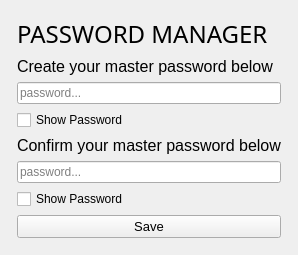
<?xml version="1.0" encoding="UTF-8"?>
<ui version="4.0">
 <class>Form</class>
 <widget class="QWidget" name="Form">
  <property name="geometry">
   <rect>
    <x>0</x>
    <y>0</y>
    <width>248</width>
    <height>204</height>
   </rect>
  </property>
  <property name="windowTitle">
   <string>Form</string>
  </property>
  <layout class="QGridLayout" name="gridLayout">
   <item row="0" column="0">
    <widget class="QFrame" name="frame_3">
     <property name="maximumSize">
      <size>
       <width>16777215</width>
       <height>100</height>
      </size>
     </property>
     <property name="frameShape">
      <enum>QFrame::StyledPanel</enum>
     </property>
     <property name="frameShadow">
      <enum>QFrame::Raised</enum>
     </property>
    </widget>
   </item>
   <item row="0" column="1">
    <widget class="QFrame" name="frame">
     <property name="frameShape">
      <enum>QFrame::StyledPanel</enum>
     </property>
     <property name="frameShadow">
      <enum>QFrame::Raised</enum>
     </property>
    </widget>
   </item>
   <item row="10" column="1">
    <widget class="QFrame" name="frame_5">
     <property name="maximumSize">
      <size>
       <width>16777215</width>
       <height>100</height>
      </size>
     </property>
     <property name="frameShape">
      <enum>QFrame::StyledPanel</enum>
     </property>
     <property name="frameShadow">
      <enum>QFrame::Raised</enum>
     </property>
    </widget>
   </item>
   <item row="5" column="1">
    <widget class="QLabel" name="label_3">
     <property name="maximumSize">
      <size>
       <width>16777215</width>
       <height>50</height>
      </size>
     </property>
     <property name="font">
      <font>
       <pointsize>12</pointsize>
      </font>
     </property>
     <property name="text">
      <string>Confirm your master password below</string>
     </property>
    </widget>
   </item>
   <item row="6" column="1">
    <widget class="QLineEdit" name="confirmPasswordLineEdit">
     <property name="echoMode">
      <enum>QLineEdit::Password</enum>
     </property>
     <property name="placeholderText">
      <string>password...</string>
     </property>
    </widget>
   </item>
   <item row="3" column="2">
    <widget class="QFrame" name="frame_4">
     <property name="maximumSize">
      <size>
       <width>100</width>
       <height>16777215</height>
      </size>
     </property>
     <property name="frameShape">
      <enum>QFrame::StyledPanel</enum>
     </property>
     <property name="frameShadow">
      <enum>QFrame::Raised</enum>
     </property>
    </widget>
   </item>
   <item row="4" column="1">
    <widget class="QCheckBox" name="showPasswordCheckBox">
     <property name="text">
      <string>Show Password</string>
     </property>
    </widget>
   </item>
   <item row="3" column="1">
    <widget class="QLineEdit" name="createPasswordLineEdit">
     <property name="echoMode">
      <enum>QLineEdit::Password</enum>
     </property>
     <property name="placeholderText">
      <string>password...</string>
     </property>
    </widget>
   </item>
   <item row="1" column="1">
    <widget class="QLabel" name="label">
     <property name="maximumSize">
      <size>
       <width>16777215</width>
       <height>50</height>
      </size>
     </property>
     <property name="font">
      <font>
       <family>Arial Rounded MT Bold</family>
       <pointsize>18</pointsize>
       <weight>50</weight>
       <bold>false</bold>
      </font>
     </property>
     <property name="text">
      <string>PASSWORD MANAGER</string>
     </property>
    </widget>
   </item>
   <item row="2" column="1">
    <widget class="QLabel" name="label_2">
     <property name="maximumSize">
      <size>
       <width>16777215</width>
       <height>50</height>
      </size>
     </property>
     <property name="font">
      <font>
       <pointsize>12</pointsize>
      </font>
     </property>
     <property name="text">
      <string>Create your master password below</string>
     </property>
    </widget>
   </item>
   <item row="8" column="1">
    <widget class="QPushButton" name="saveButton">
     <property name="font">
      <font>
       <pointsize>10</pointsize>
      </font>
     </property>
     <property name="text">
      <string>Save</string>
     </property>
    </widget>
   </item>
   <item row="3" column="0">
    <widget class="QFrame" name="frame_2">
     <property name="maximumSize">
      <size>
       <width>100</width>
       <height>16777215</height>
      </size>
     </property>
     <property name="frameShape">
      <enum>QFrame::StyledPanel</enum>
     </property>
     <property name="frameShadow">
      <enum>QFrame::Raised</enum>
     </property>
    </widget>
   </item>
   <item row="7" column="1">
    <widget class="QCheckBox" name="showPassword2CheckBox">
     <property name="text">
      <string>Show Password</string>
     </property>
    </widget>
   </item>
  </layout>
 </widget>
 <resources/>
 <connections/>
</ui>
